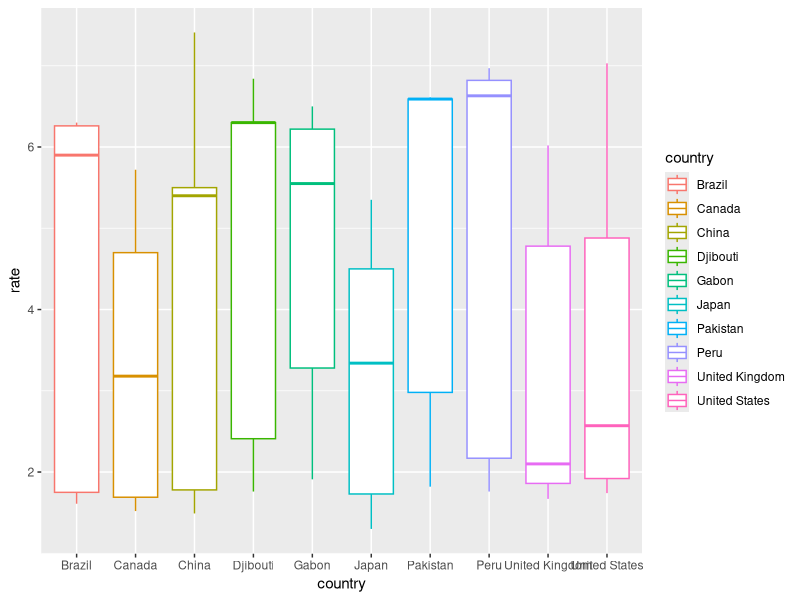

The R script that drew this image: (Note: this script raises an error after producing the figure.)
## ---- chunk 1
# Your task is to download a data set of your choice from Gapminder
# and create 2-5 plots that make use of the techniques from Lesson 3.

library(reshape2)
library(dplyr)
library(ggplot2)

# Fertility rate data worldwide 1799-2100

data <- read.csv('children_per_woman_total_fertility.csv', header = T, row.names = 1, check.names =  F)

# Clean up data

data$country <- rownames(data)
rownames(data) <- NULL
data <- melt(data = data, id='country', variable.name='year', value.name = 'rate')
data$year <- as.integer(levels(data$year))
data <- data %>% arrange(year)

# Select a sample of countries

countries <- c("Japan", "United States", "Gabon", "Djibouti", "Brazil", "Canada", "Pakistan", "United Kingdom", "China", "Peru")

data.countries <- data %>% filter(country %in% countries)

ggplot(data.countries, aes(x=country, y=rate, color = country)) + geom_boxplot(na.rm=T) 



## ---- chunk 2
countries <- c("Japan", "United States", "Gabon", "Djibouti", "Brazil", "Canada", "Pakistan", "United Kingdom", "China", "Peru")

data.countries <- data %>% filter(country %in% countries)

qplot( x=rate, data = data_2021, color = I("black"), fill = I("blue")) + xlab("Birth Rate per Woman") + ylab("Count") 

## ---- chunk 3
century_data <- data.countries %>% filter(year>1899 & year < 2001)
qplot(x=country, y = rate, data = century_data, geom="boxplot", color = country, rm.na = TRUE) + xlab("Country") + ylab("Birth Rate Change 20th Century")

## ---- chunk 4
# Country specific data for China
china_data <- data %>% filter(country == "China")
china_data <- china_data %>% filter(year > 1899 & year < 2001)

qplot(x=year, y = rate, data=china_data, color=I("black")) + geom_bar(stat="identity")

